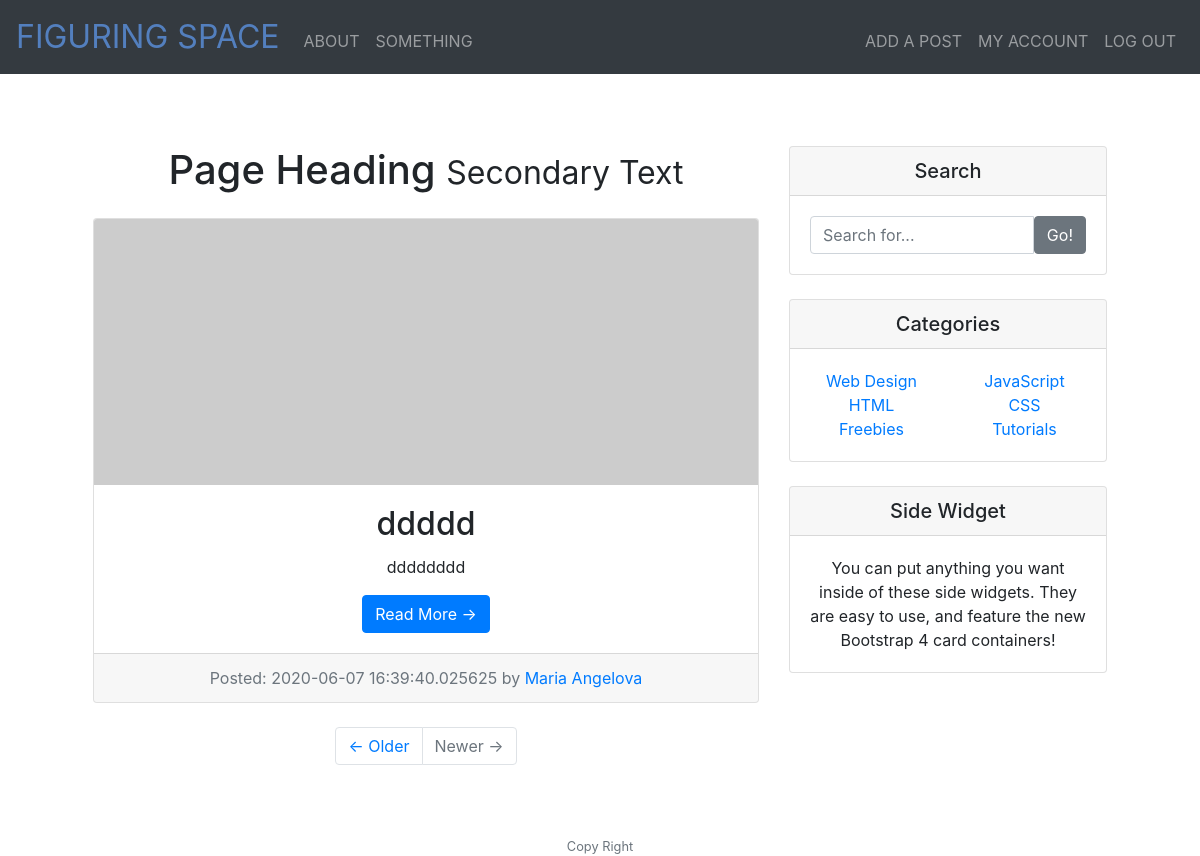
The page / (signed in) on the database as committed earlier.
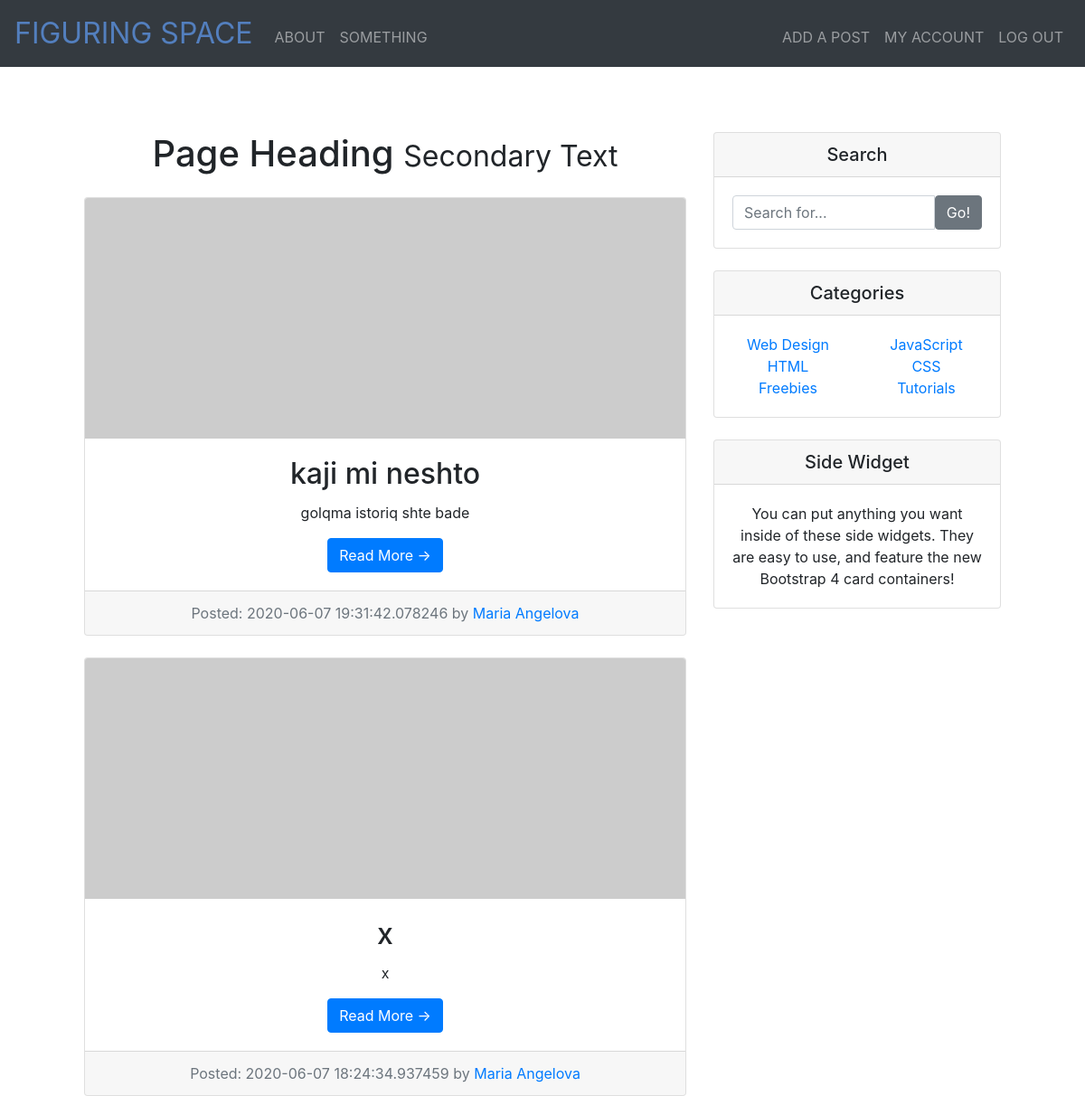
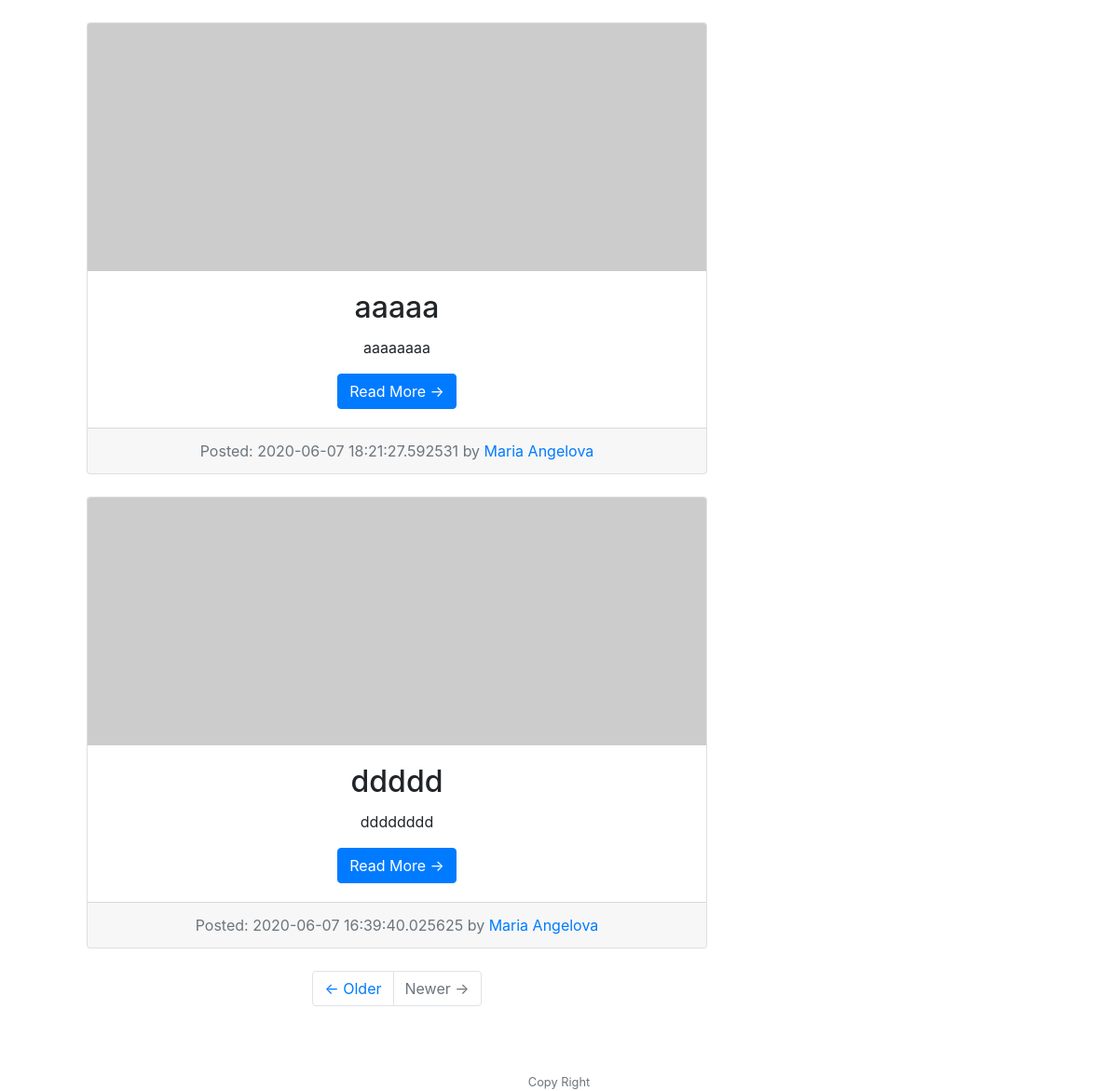
The same page on the database as committed later (2 pictures, top to bottom).
### app.py (models this page shows)
class Post(db.Model):
    id = db.Column(db.Integer, primary_key=True)
    title = db.Column(db.String(50))
    subtitle = db.Column(db.String(50))
    date_posted = db.Column(db.DateTime)
    content = db.Column(db.Text)
    author = db.Column(db.Integer, db.ForeignKey("user.id"))

class User(db.Model):
    id = db.Column(db.Integer, primary_key=True)
    first_name = db.Column(db.String(50))
    last_name = db.Column(db.String(50))
    email = db.Column(db.String(50))
    password = db.Column(db.String(20))
    registered = db.Column(db.DateTime)
    posts = db.relationship("Post", backref='user')

### app.py (the view)
@app.route("/")
@login_required
def index():
    posts = Post.query.join(User).order_by(desc(Post.date_posted)).all()
    return render_template("index.html", posts=posts)

### app.py (called while the page is built)
@app.after_request
def after_request(response):
    response.headers["Cache-Control"] = "no-cache, no-store, must-revalidate"
    response.headers["Expires"] = 0
    response.headers["Pragma"] = "no-cache"
    return response

### helper.py (called while the page is built)
def login_required(f):
    @wraps(f)
    def decorated_function(*args, **kwargs):
        if session.get("user_id") is None:
            return redirect("/login")
        return f(*args, **kwargs)
    return decorated_function

### templates/index.html
{% extends "layout.html" %} {% block main %}
<div class="container">
  <div class="row">
    <div class="col-md-8">
      <h1 class="my-4">
        Page Heading
        <small>Secondary Text</small>
      </h1>
      {%for post in posts%}
      <div class="card mb-4">
        <img
          class="card-img-top"
          src="http://placehold.it/750x300"
          alt="Card image cap"
        />
        <div class="card-body">
          <h2 class="card-title">{{post.title}}</h2>
          <p class="card-text">
            {{post.content}}
          </p>
          <a href="/post/{{post.id}}" class="btn btn-primary"
            >Read More &rarr;</a
          >
        </div>
        <div class="card-footer text-muted">
          Posted: {{post.date_posted}} by
          <a href="#">{{post.user.first_name}} {{post.user.last_name}}</a>
        </div>
      </div>
      {%endfor%}
      <ul class="pagination justify-content-center mb-4">
        <li class="page-item">
          <a class="page-link" href="#">&larr; Older</a>
        </li>
        <li class="page-item disabled">
          <a class="page-link" href="#">Newer &rarr;</a>
        </li>
      </ul>
    </div>
    <div class="col-md-4">
      <div class="card my-4">
        <h5 class="card-header">Search</h5>
        <div class="card-body">
          <div class="input-group">
            <input
              type="text"
              class="form-control"
              placeholder="Search for..."
            />
            <span class="input-group-btn">
              <button class="btn btn-secondary" type="button">Go!</button>
            </span>
          </div>
        </div>
      </div>
      <div class="card my-4">
        <h5 class="card-header">Categories</h5>
        <div class="card-body">
          <div class="row">
            <div class="col-lg-6">
              <ul class="list-unstyled mb-0">
                <li>
                  <a href="#">Web Design</a>
                </li>
                <li>
                  <a href="#">HTML</a>
                </li>
                <li>
                  <a href="#">Freebies</a>
                </li>
              </ul>
            </div>
            <div class="col-lg-6">
              <ul class="list-unstyled mb-0">
                <li>
                  <a href="#">JavaScript</a>
                </li>
                <li>
                  <a href="#">CSS</a>
                </li>
                <li>
                  <a href="#">Tutorials</a>
                </li>
              </ul>
            </div>
          </div>
        </div>
      </div>
      <div class="card my-4">
        <h5 class="card-header">Side Widget</h5>
        <div class="card-body">
          You can put anything you want inside of these side widgets. They are
          easy to use, and feature the new Bootstrap 4 card containers!
        </div>
      </div>
    </div>
  </div>
</div>
{% endblock %}

### templates/layout.html (shortened to what this page needs)
<!DOCTYPE html>
<html lang="en">
  <head>
    <link
      href="https://maxcdn.bootstrapcdn.com/bootstrap/4.1.3/css/bootstrap.min.css"
      rel="stylesheet"
    />
    <link href="./static/style.css" rel="stylesheet" />
  </head>
  <body>
    <nav class="navbar navbar-expand-md navbar-dark bg-dark">
      <a class="navbar-brand" href="/"
        ><span class="blue">FIGURING SPACE</span></a
      >
      <div class="collapse navbar-collapse" id="navbar">
        {% if session.user_id %}
        <ul class="navbar-nav mr-auto mt-2">
          <li class="nav-item"><a class="nav-link" href="/about">ABOUT</a></li>
          <li class="nav-item">
            <a class="nav-link" href="/something">SOMETHING</a>
          </li>
        </ul>
        <ul class="navbar-nav ml-auto mt-2">
          <li class="nav-item">
            <a class="nav-link" href="/add-post">ADD A POST</a>
          </li>
          <li class="nav-item">
            <a class="nav-link" href="/myaccount">MY ACCOUNT</a>
          </li>
          <li class="nav-item">
            <a class="nav-link" href="/logout">LOG OUT</a>
          </li>
        </ul>
        {% endif %}
      </div>
    </nav>
    <main class="container p-5">
      {% block main %}{% endblock %}
    </main>
    <footer class="small text-center text-muted">
      Copy Right
    </footer>
  </body>
</html>

### static/style.css (style rules this page uses)
nav .navbar-brand { font-size: xx-large; }
ul { display: inline-block; }
nav .navbar-brand .blue { color: #537fbe; }
main .form-control { display: inline-block; width: auto; }
main { overflow-x: auto; text-align: center; }
main img { max-width: 100%; }

Rows that differ between the two databases and show on the page:
added Post: title "kaji mi neshto", content "golqma istoriq shte bade", date_posted "2020-06-07 19:31:42.078246", user.first_name "Maria", user.last_name "Angelova"
added Post: title "x", content "x", date_posted "2020-06-07 18:24:34.937459", user.first_name "Maria", user.last_name "Angelova"
added Post: title "aaaaa", content "aaaaaaaa", date_posted "2020-06-07 18:21:27.592531", user.first_name "Maria", user.last_name "Angelova"
